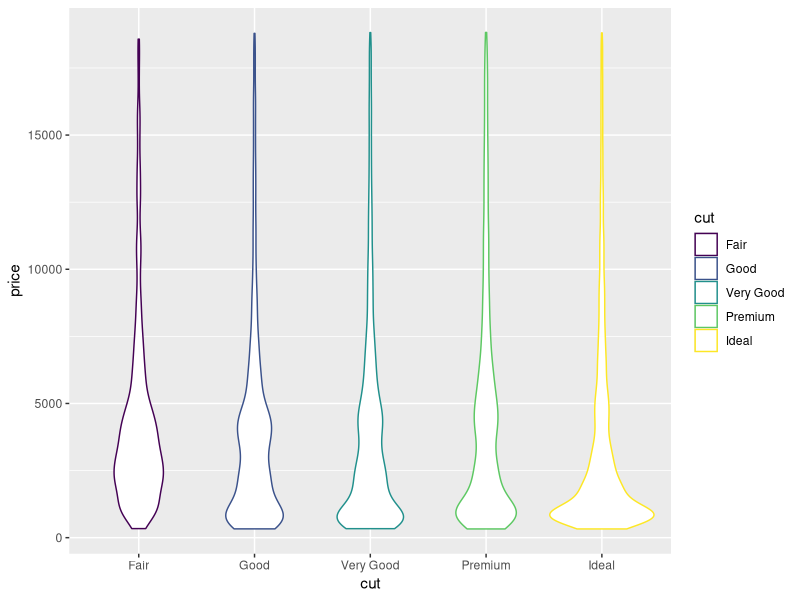

The R script that drew this image:
# load library ggplot2
library(ggplot2)

# Basic violin plot
# diamonds dataframe has been used here
# diamonds dataframe is provided by R language natively
# color parameter is used to color the boundary of 
# plot according to category
ggplot(diamonds, aes(x=cut, y=price, color=cut)) + 
  
  # geom_violin() function is used to plow violin plot
  geom_violin()
